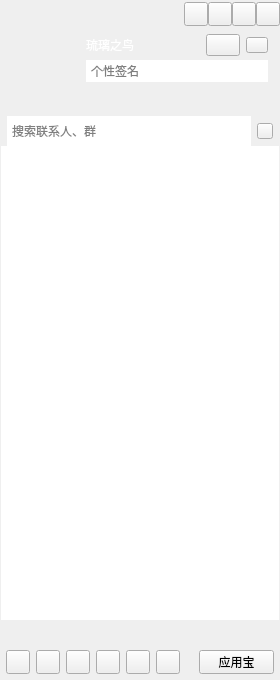
<?xml version="1.0" encoding="UTF-8"?>
<ui version="4.0">
 <class>MainWindow</class>
 <widget class="QWidget" name="MainWindow">
  <property name="geometry">
   <rect>
    <x>0</x>
    <y>0</y>
    <width>280</width>
    <height>680</height>
   </rect>
  </property>
  <property name="minimumSize">
   <size>
    <width>280</width>
    <height>680</height>
   </size>
  </property>
  <property name="windowTitle">
   <string>MainWindow</string>
  </property>
  <layout class="QVBoxLayout" name="verticalLayout_5">
   <property name="spacing">
    <number>0</number>
   </property>
   <property name="leftMargin">
    <number>0</number>
   </property>
   <property name="topMargin">
    <number>0</number>
   </property>
   <property name="rightMargin">
    <number>0</number>
   </property>
   <property name="bottomMargin">
    <number>0</number>
   </property>
   <item>
    <widget class="QWidget" name="titleWidget" native="true">
     <property name="sizePolicy">
      <sizepolicy hsizetype="Expanding" vsizetype="Preferred">
       <horstretch>0</horstretch>
       <verstretch>0</verstretch>
      </sizepolicy>
     </property>
     <property name="minimumSize">
      <size>
       <width>280</width>
       <height>116</height>
      </size>
     </property>
     <property name="titleSkin" stdset="0">
      <bool>true</bool>
     </property>
     <layout class="QVBoxLayout" name="verticalLayout_2">
      <property name="spacing">
       <number>0</number>
      </property>
      <property name="leftMargin">
       <number>0</number>
      </property>
      <property name="topMargin">
       <number>0</number>
      </property>
      <property name="rightMargin">
       <number>0</number>
      </property>
      <property name="bottomMargin">
       <number>0</number>
      </property>
      <item>
       <layout class="QHBoxLayout" name="horizontalLayout">
        <property name="spacing">
         <number>0</number>
        </property>
        <property name="leftMargin">
         <number>12</number>
        </property>
        <item>
         <widget class="QLabel" name="titleIcon">
          <property name="sizePolicy">
           <sizepolicy hsizetype="Fixed" vsizetype="Fixed">
            <horstretch>0</horstretch>
            <verstretch>0</verstretch>
           </sizepolicy>
          </property>
          <property name="minimumSize">
           <size>
            <width>42</width>
            <height>18</height>
           </size>
          </property>
          <property name="maximumSize">
           <size>
            <width>42</width>
            <height>18</height>
           </size>
          </property>
          <property name="text">
           <string/>
          </property>
         </widget>
        </item>
        <item>
         <spacer name="horizontalSpacer">
          <property name="orientation">
           <enum>Qt::Horizontal</enum>
          </property>
          <property name="sizeHint" stdset="0">
           <size>
            <width>40</width>
            <height>20</height>
           </size>
          </property>
         </spacer>
        </item>
        <item>
         <widget class="QPushButton" name="placeHold1">
          <property name="sizePolicy">
           <sizepolicy hsizetype="Fixed" vsizetype="Fixed">
            <horstretch>0</horstretch>
            <verstretch>0</verstretch>
           </sizepolicy>
          </property>
          <property name="minimumSize">
           <size>
            <width>24</width>
            <height>24</height>
           </size>
          </property>
          <property name="maximumSize">
           <size>
            <width>24</width>
            <height>24</height>
           </size>
          </property>
          <property name="text">
           <string/>
          </property>
         </widget>
        </item>
        <item>
         <widget class="QPushButton" name="placeHold2">
          <property name="sizePolicy">
           <sizepolicy hsizetype="Fixed" vsizetype="Fixed">
            <horstretch>0</horstretch>
            <verstretch>0</verstretch>
           </sizepolicy>
          </property>
          <property name="minimumSize">
           <size>
            <width>24</width>
            <height>24</height>
           </size>
          </property>
          <property name="maximumSize">
           <size>
            <width>24</width>
            <height>24</height>
           </size>
          </property>
          <property name="text">
           <string/>
          </property>
         </widget>
        </item>
        <item>
         <widget class="QPushButton" name="sysMin">
          <property name="sizePolicy">
           <sizepolicy hsizetype="Fixed" vsizetype="Fixed">
            <horstretch>0</horstretch>
            <verstretch>0</verstretch>
           </sizepolicy>
          </property>
          <property name="minimumSize">
           <size>
            <width>24</width>
            <height>24</height>
           </size>
          </property>
          <property name="maximumSize">
           <size>
            <width>24</width>
            <height>24</height>
           </size>
          </property>
          <property name="text">
           <string/>
          </property>
         </widget>
        </item>
        <item>
         <widget class="QPushButton" name="sysClose">
          <property name="sizePolicy">
           <sizepolicy hsizetype="Fixed" vsizetype="Fixed">
            <horstretch>0</horstretch>
            <verstretch>0</verstretch>
           </sizepolicy>
          </property>
          <property name="minimumSize">
           <size>
            <width>24</width>
            <height>24</height>
           </size>
          </property>
          <property name="maximumSize">
           <size>
            <width>24</width>
            <height>24</height>
           </size>
          </property>
          <property name="text">
           <string/>
          </property>
         </widget>
        </item>
       </layout>
      </item>
      <item>
       <layout class="QHBoxLayout" name="horizontalLayout_3">
        <property name="leftMargin">
         <number>12</number>
        </property>
        <property name="topMargin">
         <number>6</number>
        </property>
        <property name="rightMargin">
         <number>12</number>
        </property>
        <property name="bottomMargin">
         <number>6</number>
        </property>
        <item>
         <widget class="QLabel" name="headLabel">
          <property name="sizePolicy">
           <sizepolicy hsizetype="Fixed" vsizetype="Fixed">
            <horstretch>0</horstretch>
            <verstretch>0</verstretch>
           </sizepolicy>
          </property>
          <property name="minimumSize">
           <size>
            <width>68</width>
            <height>68</height>
           </size>
          </property>
          <property name="maximumSize">
           <size>
            <width>68</width>
            <height>68</height>
           </size>
          </property>
          <property name="text">
           <string/>
          </property>
         </widget>
        </item>
        <item>
         <layout class="QVBoxLayout" name="verticalLayout">
          <property name="spacing">
           <number>4</number>
          </property>
          <item>
           <layout class="QHBoxLayout" name="horizontalLayout_2">
            <item>
             <widget class="QLabel" name="nameLabel">
              <property name="minimumSize">
               <size>
                <width>0</width>
                <height>22</height>
               </size>
              </property>
              <property name="maximumSize">
               <size>
                <width>16777215</width>
                <height>22</height>
               </size>
              </property>
              <property name="styleSheet">
               <string notr="true">color: rgb(255, 255, 255);
font: 75 12pt &quot;微软雅黑&quot;;</string>
              </property>
              <property name="text">
               <string>琉璃之鸟</string>
              </property>
             </widget>
            </item>
            <item>
             <widget class="QPushButton" name="statusBtn">
              <property name="sizePolicy">
               <sizepolicy hsizetype="Fixed" vsizetype="Fixed">
                <horstretch>0</horstretch>
                <verstretch>0</verstretch>
               </sizepolicy>
              </property>
              <property name="minimumSize">
               <size>
                <width>34</width>
                <height>22</height>
               </size>
              </property>
              <property name="maximumSize">
               <size>
                <width>34</width>
                <height>22</height>
               </size>
              </property>
              <property name="text">
               <string/>
              </property>
              <property name="hasBorder" stdset="0">
               <bool>true</bool>
              </property>
             </widget>
            </item>
            <item>
             <widget class="QPushButton" name="levelBtn">
              <property name="sizePolicy">
               <sizepolicy hsizetype="Fixed" vsizetype="Fixed">
                <horstretch>0</horstretch>
                <verstretch>0</verstretch>
               </sizepolicy>
              </property>
              <property name="minimumSize">
               <size>
                <width>22</width>
                <height>16</height>
               </size>
              </property>
              <property name="maximumSize">
               <size>
                <width>22</width>
                <height>16</height>
               </size>
              </property>
              <property name="text">
               <string/>
              </property>
              <property name="hasBorder" stdset="0">
               <bool>true</bool>
              </property>
             </widget>
            </item>
           </layout>
          </item>
          <item>
           <widget class="QLineEdit" name="signature">
            <property name="minimumSize">
             <size>
              <width>0</width>
              <height>22</height>
             </size>
            </property>
            <property name="maximumSize">
             <size>
              <width>16777215</width>
              <height>22</height>
             </size>
            </property>
            <property name="styleSheet">
             <string notr="true">padding-left: 3px;</string>
            </property>
            <property name="frame">
             <bool>false</bool>
            </property>
            <property name="placeholderText">
             <string>个性签名</string>
            </property>
           </widget>
          </item>
          <item>
           <widget class="QWidget" name="appWidget" native="true">
            <property name="sizePolicy">
             <sizepolicy hsizetype="Expanding" vsizetype="Fixed">
              <horstretch>0</horstretch>
              <verstretch>0</verstretch>
             </sizepolicy>
            </property>
            <property name="maximumSize">
             <size>
              <width>16777215</width>
              <height>22</height>
             </size>
            </property>
            <property name="sizeIncrement">
             <size>
              <width>0</width>
              <height>22</height>
             </size>
            </property>
           </widget>
          </item>
         </layout>
        </item>
       </layout>
      </item>
     </layout>
    </widget>
   </item>
   <item>
    <widget class="QWidget" name="widget" native="true">
     <property name="sizePolicy">
      <sizepolicy hsizetype="Expanding" vsizetype="Expanding">
       <horstretch>0</horstretch>
       <verstretch>0</verstretch>
      </sizepolicy>
     </property>
     <layout class="QVBoxLayout" name="verticalLayout_3">
      <property name="spacing">
       <number>0</number>
      </property>
      <property name="leftMargin">
       <number>1</number>
      </property>
      <property name="topMargin">
       <number>0</number>
      </property>
      <property name="rightMargin">
       <number>1</number>
      </property>
      <property name="bottomMargin">
       <number>0</number>
      </property>
      <item>
       <widget class="QWidget" name="searchWidget" native="true">
        <property name="sizePolicy">
         <sizepolicy hsizetype="Expanding" vsizetype="Fixed">
          <horstretch>0</horstretch>
          <verstretch>0</verstretch>
         </sizepolicy>
        </property>
        <property name="minimumSize">
         <size>
          <width>0</width>
          <height>30</height>
         </size>
        </property>
        <property name="maximumSize">
         <size>
          <width>16777215</width>
          <height>30</height>
         </size>
        </property>
        <layout class="QHBoxLayout" name="horizontalLayout_4">
         <property name="spacing">
          <number>6</number>
         </property>
         <property name="leftMargin">
          <number>6</number>
         </property>
         <property name="topMargin">
          <number>0</number>
         </property>
         <property name="rightMargin">
          <number>6</number>
         </property>
         <property name="bottomMargin">
          <number>0</number>
         </property>
         <item>
          <widget class="QLineEdit" name="searchInput">
           <property name="minimumSize">
            <size>
             <width>0</width>
             <height>30</height>
            </size>
           </property>
           <property name="maximumSize">
            <size>
             <width>16777215</width>
             <height>30</height>
            </size>
           </property>
           <property name="styleSheet">
            <string notr="true">padding-left: 3px;</string>
           </property>
           <property name="frame">
            <bool>false</bool>
           </property>
           <property name="placeholderText">
            <string>搜索联系人、群</string>
           </property>
          </widget>
         </item>
         <item>
          <widget class="QPushButton" name="searchBtn">
           <property name="minimumSize">
            <size>
             <width>16</width>
             <height>16</height>
            </size>
           </property>
           <property name="maximumSize">
            <size>
             <width>16</width>
             <height>16</height>
            </size>
           </property>
           <property name="text">
            <string/>
           </property>
          </widget>
         </item>
        </layout>
       </widget>
      </item>
      <item>
       <widget class="QScrollArea" name="scrollArea">
        <property name="frameShape">
         <enum>QFrame::NoFrame</enum>
        </property>
        <property name="widgetResizable">
         <bool>true</bool>
        </property>
        <widget class="QWidget" name="scrollAreaWidgetContents">
         <property name="geometry">
          <rect>
           <x>0</x>
           <y>0</y>
           <width>278</width>
           <height>474</height>
          </rect>
         </property>
         <property name="sizePolicy">
          <sizepolicy hsizetype="Expanding" vsizetype="Expanding">
           <horstretch>0</horstretch>
           <verstretch>0</verstretch>
          </sizepolicy>
         </property>
         <layout class="QVBoxLayout" name="verticalLayout_6">
          <property name="spacing">
           <number>0</number>
          </property>
          <property name="leftMargin">
           <number>0</number>
          </property>
          <property name="topMargin">
           <number>0</number>
          </property>
          <property name="rightMargin">
           <number>0</number>
          </property>
          <property name="bottomMargin">
           <number>0</number>
          </property>
          <item>
           <widget class="QTreeWidget" name="treeWidget">
            <property name="frameShape">
             <enum>QFrame::NoFrame</enum>
            </property>
            <property name="verticalScrollBarPolicy">
             <enum>Qt::ScrollBarAlwaysOff</enum>
            </property>
            <property name="editTriggers">
             <set>QAbstractItemView::AllEditTriggers</set>
            </property>
            <property name="indentation">
             <number>0</number>
            </property>
            <property name="headerHidden">
             <bool>true</bool>
            </property>
            <property name="expandsOnDoubleClick">
             <bool>false</bool>
            </property>
            <column>
             <property name="text">
              <string notr="true">1</string>
             </property>
            </column>
           </widget>
          </item>
         </layout>
        </widget>
       </widget>
      </item>
     </layout>
    </widget>
   </item>
   <item>
    <widget class="QWidget" name="bottomWidget" native="true">
     <property name="sizePolicy">
      <sizepolicy hsizetype="Expanding" vsizetype="Fixed">
       <horstretch>0</horstretch>
       <verstretch>0</verstretch>
      </sizepolicy>
     </property>
     <property name="minimumSize">
      <size>
       <width>0</width>
       <height>60</height>
      </size>
     </property>
     <property name="maximumSize">
      <size>
       <width>16777215</width>
       <height>60</height>
      </size>
     </property>
     <property name="bottomSkin" stdset="0">
      <bool>true</bool>
     </property>
     <layout class="QVBoxLayout" name="verticalLayout_4" stretch="1,1">
      <property name="spacing">
       <number>6</number>
      </property>
      <property name="leftMargin">
       <number>6</number>
      </property>
      <property name="topMargin">
       <number>6</number>
      </property>
      <property name="rightMargin">
       <number>6</number>
      </property>
      <property name="bottomMargin">
       <number>6</number>
      </property>
      <item>
       <layout class="QHBoxLayout" name="bottomLayout_up"/>
      </item>
      <item>
       <layout class="QHBoxLayout" name="horizontalLayout_5">
        <property name="spacing">
         <number>6</number>
        </property>
        <item>
         <widget class="QPushButton" name="bottomBtn_1">
          <property name="sizePolicy">
           <sizepolicy hsizetype="Fixed" vsizetype="Fixed">
            <horstretch>0</horstretch>
            <verstretch>0</verstretch>
           </sizepolicy>
          </property>
          <property name="minimumSize">
           <size>
            <width>24</width>
            <height>24</height>
           </size>
          </property>
          <property name="maximumSize">
           <size>
            <width>24</width>
            <height>24</height>
           </size>
          </property>
          <property name="text">
           <string/>
          </property>
         </widget>
        </item>
        <item>
         <widget class="QPushButton" name="bottomBtn_2">
          <property name="sizePolicy">
           <sizepolicy hsizetype="Fixed" vsizetype="Fixed">
            <horstretch>0</horstretch>
            <verstretch>0</verstretch>
           </sizepolicy>
          </property>
          <property name="minimumSize">
           <size>
            <width>24</width>
            <height>24</height>
           </size>
          </property>
          <property name="maximumSize">
           <size>
            <width>24</width>
            <height>24</height>
           </size>
          </property>
          <property name="text">
           <string/>
          </property>
         </widget>
        </item>
        <item>
         <widget class="QPushButton" name="bottomBtn_3">
          <property name="sizePolicy">
           <sizepolicy hsizetype="Fixed" vsizetype="Fixed">
            <horstretch>0</horstretch>
            <verstretch>0</verstretch>
           </sizepolicy>
          </property>
          <property name="minimumSize">
           <size>
            <width>24</width>
            <height>24</height>
           </size>
          </property>
          <property name="maximumSize">
           <size>
            <width>24</width>
            <height>24</height>
           </size>
          </property>
          <property name="text">
           <string/>
          </property>
         </widget>
        </item>
        <item>
         <widget class="QPushButton" name="bottomBtn_4">
          <property name="sizePolicy">
           <sizepolicy hsizetype="Fixed" vsizetype="Fixed">
            <horstretch>0</horstretch>
            <verstretch>0</verstretch>
           </sizepolicy>
          </property>
          <property name="minimumSize">
           <size>
            <width>24</width>
            <height>24</height>
           </size>
          </property>
          <property name="maximumSize">
           <size>
            <width>24</width>
            <height>24</height>
           </size>
          </property>
          <property name="text">
           <string/>
          </property>
         </widget>
        </item>
        <item>
         <widget class="QPushButton" name="bottomBtn_5">
          <property name="sizePolicy">
           <sizepolicy hsizetype="Fixed" vsizetype="Fixed">
            <horstretch>0</horstretch>
            <verstretch>0</verstretch>
           </sizepolicy>
          </property>
          <property name="minimumSize">
           <size>
            <width>24</width>
            <height>24</height>
           </size>
          </property>
          <property name="maximumSize">
           <size>
            <width>24</width>
            <height>24</height>
           </size>
          </property>
          <property name="text">
           <string/>
          </property>
         </widget>
        </item>
        <item>
         <widget class="QPushButton" name="bottomBtn_6">
          <property name="sizePolicy">
           <sizepolicy hsizetype="Fixed" vsizetype="Fixed">
            <horstretch>0</horstretch>
            <verstretch>0</verstretch>
           </sizepolicy>
          </property>
          <property name="minimumSize">
           <size>
            <width>24</width>
            <height>24</height>
           </size>
          </property>
          <property name="maximumSize">
           <size>
            <width>24</width>
            <height>24</height>
           </size>
          </property>
          <property name="text">
           <string/>
          </property>
         </widget>
        </item>
        <item>
         <spacer name="horizontalSpacer_2">
          <property name="orientation">
           <enum>Qt::Horizontal</enum>
          </property>
          <property name="sizeHint" stdset="0">
           <size>
            <width>18</width>
            <height>20</height>
           </size>
          </property>
         </spacer>
        </item>
        <item>
         <widget class="QPushButton" name="bottomBtn_7">
          <property name="sizePolicy">
           <sizepolicy hsizetype="Preferred" vsizetype="Fixed">
            <horstretch>0</horstretch>
            <verstretch>0</verstretch>
           </sizepolicy>
          </property>
          <property name="minimumSize">
           <size>
            <width>24</width>
            <height>24</height>
           </size>
          </property>
          <property name="maximumSize">
           <size>
            <width>86</width>
            <height>24</height>
           </size>
          </property>
          <property name="text">
           <string>应用宝</string>
          </property>
         </widget>
        </item>
       </layout>
      </item>
     </layout>
    </widget>
   </item>
  </layout>
 </widget>
 <layoutdefault spacing="6" margin="11"/>
 <resources/>
 <connections/>
</ui>
